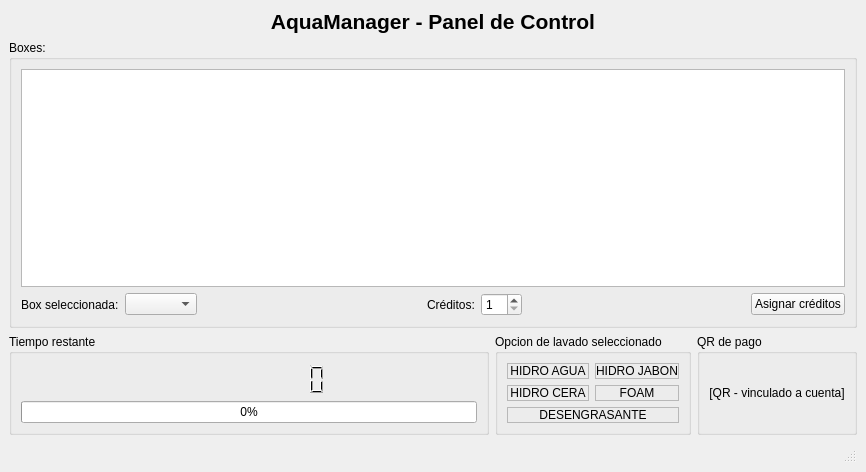
<?xml version="1.0" encoding="UTF-8"?>
<ui version="4.0">
 <class>MainWindow</class>
 <widget class="QMainWindow" name="MainWindow">
  <property name="geometry">
   <rect>
    <x>0</x>
    <y>0</y>
    <width>866</width>
    <height>472</height>
   </rect>
  </property>
  <property name="windowTitle">
   <string>AquaManager</string>
  </property>
  <widget class="QWidget" name="centralwidget">
   <layout class="QVBoxLayout" name="verticalLayout">
    <item>
     <widget class="QLabel" name="labelTitle">
      <property name="font">
       <font>
        <pointsize>16</pointsize>
        <bold>true</bold>
       </font>
      </property>
      <property name="text">
       <string>AquaManager - Panel de Control</string>
      </property>
      <property name="alignment">
       <set>Qt::AlignmentFlag::AlignCenter</set>
      </property>
     </widget>
    </item>
    <item>
     <layout class="QHBoxLayout" name="hLayoutCabinas">
      <item>
       <widget class="QGroupBox" name="groupFree">
        <property name="title">
         <string>Boxes:</string>
        </property>
        <layout class="QVBoxLayout" name="vboxFree">
         <item>
          <widget class="QListWidget" name="listFree"/>
         </item>
         <item>
          <layout class="QGridLayout" name="gridLayout">
           <item row="0" column="0">
            <widget class="QLabel" name="labelSelect">
             <property name="text">
              <string>Box seleccionada:</string>
             </property>
            </widget>
           </item>
           <item row="0" column="1">
            <widget class="QComboBox" name="comboBox"/>
           </item>
           <item row="0" column="2">
            <spacer name="horizontalSpacer">
             <property name="orientation">
              <enum>Qt::Orientation::Horizontal</enum>
             </property>
             <property name="sizeHint" stdset="0">
              <size>
               <width>40</width>
               <height>20</height>
              </size>
             </property>
            </spacer>
           </item>
           <item row="0" column="3">
            <widget class="QLabel" name="labelCredits">
             <property name="text">
              <string>Créditos:</string>
             </property>
            </widget>
           </item>
           <item row="0" column="4">
            <widget class="QSpinBox" name="spinCreditos">
             <property name="minimum">
              <number>1</number>
             </property>
             <property name="maximum">
              <number>60</number>
             </property>
             <property name="value">
              <number>1</number>
             </property>
            </widget>
           </item>
           <item row="0" column="5">
            <spacer name="horizontalSpacer_2">
             <property name="orientation">
              <enum>Qt::Orientation::Horizontal</enum>
             </property>
             <property name="sizeHint" stdset="0">
              <size>
               <width>40</width>
               <height>20</height>
              </size>
             </property>
            </spacer>
           </item>
           <item row="0" column="6">
            <widget class="QPushButton" name="pushIniciar">
             <property name="text">
              <string>Asignar créditos</string>
             </property>
            </widget>
           </item>
          </layout>
         </item>
        </layout>
       </widget>
      </item>
     </layout>
    </item>
    <item>
     <layout class="QHBoxLayout" name="hLayoutTimerOptions">
      <item>
       <widget class="QGroupBox" name="groupTimer">
        <property name="title">
         <string>Tiempo restante</string>
        </property>
        <layout class="QVBoxLayout" name="vboxTimer">
         <item>
          <widget class="QLCDNumber" name="lcdTime">
           <property name="frameShape">
            <enum>QFrame::Shape::NoFrame</enum>
           </property>
           <property name="smallDecimalPoint">
            <bool>false</bool>
           </property>
           <property name="digitCount">
            <number>10</number>
           </property>
           <property name="value" stdset="0">
            <double>0.000000000000000</double>
           </property>
           <property name="intValue" stdset="0">
            <number>0</number>
           </property>
          </widget>
         </item>
         <item>
          <widget class="QProgressBar" name="progressTime">
           <property name="value">
            <number>0</number>
           </property>
          </widget>
         </item>
        </layout>
       </widget>
      </item>
      <item>
       <widget class="QGroupBox" name="groupWashOptions">
        <property name="title">
         <string>Opcion de lavado seleccionado</string>
        </property>
        <layout class="QGridLayout" name="gridWash">
         <item row="1" column="1">
          <widget class="QLabel" name="jabon">
           <property name="layoutDirection">
            <enum>Qt::LayoutDirection::LeftToRight</enum>
           </property>
           <property name="frameShape">
            <enum>QFrame::Shape::StyledPanel</enum>
           </property>
           <property name="text">
            <string>HIDRO JABON</string>
           </property>
           <property name="alignment">
            <set>Qt::AlignmentFlag::AlignCenter</set>
           </property>
          </widget>
         </item>
         <item row="1" column="0">
          <widget class="QLabel" name="agua">
           <property name="layoutDirection">
            <enum>Qt::LayoutDirection::LeftToRight</enum>
           </property>
           <property name="frameShape">
            <enum>QFrame::Shape::StyledPanel</enum>
           </property>
           <property name="frameShadow">
            <enum>QFrame::Shadow::Sunken</enum>
           </property>
           <property name="text">
            <string>HIDRO AGUA</string>
           </property>
           <property name="alignment">
            <set>Qt::AlignmentFlag::AlignCenter</set>
           </property>
          </widget>
         </item>
         <item row="2" column="1">
          <widget class="QLabel" name="foam">
           <property name="layoutDirection">
            <enum>Qt::LayoutDirection::LeftToRight</enum>
           </property>
           <property name="frameShape">
            <enum>QFrame::Shape::StyledPanel</enum>
           </property>
           <property name="text">
            <string>FOAM</string>
           </property>
           <property name="alignment">
            <set>Qt::AlignmentFlag::AlignCenter</set>
           </property>
          </widget>
         </item>
         <item row="2" column="0">
          <widget class="QLabel" name="cera">
           <property name="layoutDirection">
            <enum>Qt::LayoutDirection::LeftToRight</enum>
           </property>
           <property name="frameShape">
            <enum>QFrame::Shape::StyledPanel</enum>
           </property>
           <property name="text">
            <string>HIDRO CERA</string>
           </property>
           <property name="alignment">
            <set>Qt::AlignmentFlag::AlignCenter</set>
           </property>
          </widget>
         </item>
         <item row="3" column="0" colspan="2">
          <widget class="QLabel" name="desengrasante">
           <property name="layoutDirection">
            <enum>Qt::LayoutDirection::LeftToRight</enum>
           </property>
           <property name="frameShape">
            <enum>QFrame::Shape::StyledPanel</enum>
           </property>
           <property name="text">
            <string>DESENGRASANTE</string>
           </property>
           <property name="alignment">
            <set>Qt::AlignmentFlag::AlignCenter</set>
           </property>
          </widget>
         </item>
        </layout>
       </widget>
      </item>
      <item>
       <widget class="QGroupBox" name="groupQR">
        <property name="title">
         <string>QR de pago</string>
        </property>
        <layout class="QVBoxLayout" name="vboxQR">
         <item>
          <widget class="QLabel" name="labelQR">
           <property name="text">
            <string>[QR - vinculado a cuenta]</string>
           </property>
           <property name="alignment">
            <set>Qt::AlignmentFlag::AlignCenter</set>
           </property>
          </widget>
         </item>
        </layout>
       </widget>
      </item>
     </layout>
    </item>
    <item>
     <widget class="QStatusBar" name="statusbar"/>
    </item>
   </layout>
  </widget>
 </widget>
 <resources/>
 <connections>
  <connection>
   <sender>pushIniciar</sender>
   <signal>clicked()</signal>
   <receiver>MainWindow</receiver>
   <slot>creditos()</slot>
   <hints>
    <hint type="sourcelabel">
     <x>803</x>
     <y>278</y>
    </hint>
    <hint type="destinationlabel">
     <x>432</x>
     <y>235</y>
    </hint>
   </hints>
  </connection>
 </connections>
 <slots>
  <slot>creditos()</slot>
 </slots>
</ui>
